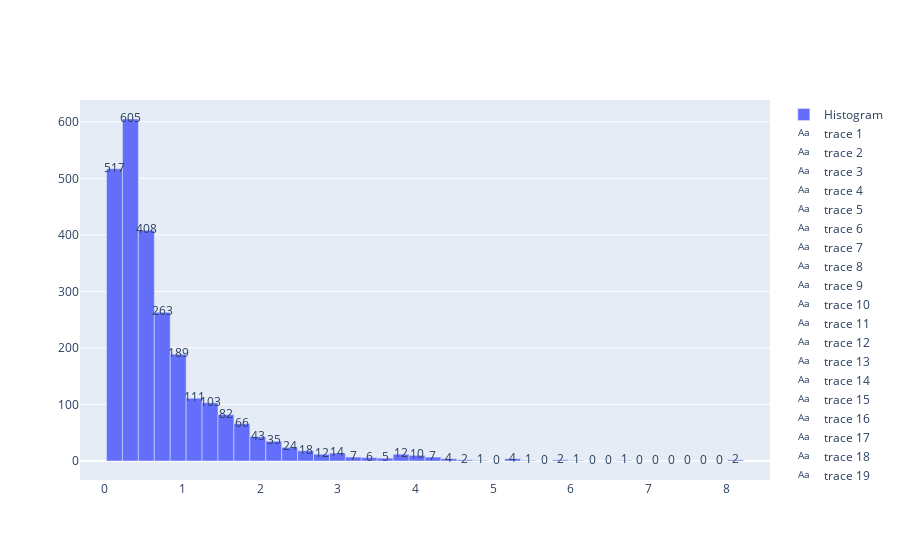

Write notebook code for a chart like this one.
### Code cell
# Plot the figure
counts, bins = np.histogram(df_interest['LogOddRatio'], bins=40)
bin_midpoints = bins[:-1] + np.diff(bins)/2

fig = go.Figure()

fig.add_trace(go.Bar(
    x=bin_midpoints,
    y=counts,
    width=np.diff(bins), # makes bars have correct widths
    name='Histogram'
))
# add text labels for counts
for i in range(len(counts)):
    fig.add_trace(go.Scatter(
        x=[bin_midpoints[i]],
        y=[counts[i]],
        text=[str(counts[i])],
        mode='text',
    ))

fig.show()

### Figure 1 — Plotly figure (JSON) as saved in the notebook; plotly's stock layout.template omitted (floating-point values rounded to 4 significant figures)
{"data": [{"name": "Histogram", "type": "bar", "width": [0.205, 0.205, 0.205, 0.205, 0.205, 0.205, 0.205, 0.205, 0.205, 0.205, 0.205, 0.205, 0.205, 0.205, 0.205, 0.205, 0.205, 0.205, 0.205, 0.205, 0.205, 0.205, 0.205, 0.205, 0.205, 0.205, 0.205, 0.205, 0.205, 0.205, 0.205, 0.205, 0.205, 0.205, 0.205, 0.205, 0.205, 0.205, 0.205, 0.205], "x": [0.1252, 0.3302, 0.5352, 0.7402, 0.9452, 1.15, 1.355, 1.56, 1.765, 1.97, 2.175, 2.38, 2.585, 2.79, 2.995, 3.2, 3.405, 3.61, 3.815, 4.02, 4.225, 4.43, 4.635, 4.84, 5.045, 5.25, 5.455, 5.66, 5.865, 6.07, 6.275, 6.48, 6.685, 6.89, 7.095, 7.3, 7.505, 7.71, 7.915, 8.12], "y": [517, 605, 408, 263, 189, 111, 103, 82, 66, 43, 35, 24, 18, 12, 14, 7, 6, 5, 12, 10, 7, 4, 2, 1, 0, 4, 1, 0, 2, 1, 0, 0, 1, 0, 0, 0, 0, 0, 0, 2]}, {"mode": "text", "text": ["517"], "type": "scatter", "x": [0.1252], "y": [517]}, {"mode": "text", "text": ["605"], "type": "scatter", "x": [0.3302], "y": [605]}, {"mode": "text", "text": ["408"], "type": "scatter", "x": [0.5352], "y": [408]}, {"mode": "text", "text": ["263"], "type": "scatter", "x": [0.7402], "y": [263]}, {"mode": "text", "text": ["189"], "type": "scatter", "x": [0.9452], "y": [189]}, {"mode": "text", "text": ["111"], "type": "scatter", "x": [1.15], "y": [111]}, {"mode": "text", "text": ["103"], "type": "scatter", "x": [1.355], "y": [103]}, {"mode": "text", "text": ["82"], "type": "scatter", "x": [1.56], "y": [82]}, {"mode": "text", "text": ["66"], "type": "scatter", "x": [1.765], "y": [66]}, {"mode": "text", "text": ["43"], "type": "scatter", "x": [1.97], "y": [43]}, {"mode": "text", "text": ["35"], "type": "scatter", "x": [2.175], "y": [35]}, {"mode": "text", "text": ["24"], "type": "scatter", "x": [2.38], "y": [24]}, {"mode": "text", "text": ["18"], "type": "scatter", "x": [2.585], "y": [18]}, {"mode": "text", "text": ["12"], "type": "scatter", "x": [2.79], "y": [12]}, {"mode": "text", "text": ["14"], "type": "scatter", "x": [2.995], "y": [14]}, {"mode": "text", "text": ["7"], "type": "scatter", "x": [3.2], "y": [7]}, {"mode": "text", "text": ["6"], "type": "scatter", "x": [3.405], "y": [6]}, {"mode": "text", "text": ["5"], "type": "scatter", "x": [3.61], "y": [5]}, {"mode": "text", "text": ["12"], "type": "scatter", "x": [3.815], "y": [12]}, {"mode": "text", "text": ["10"], "type": "scatter", "x": [4.02], "y": [10]}, {"mode": "text", "text": ["7"], "type": "scatter", "x": [4.225], "y": [7]}, {"mode": "text", "text": ["4"], "type": "scatter", "x": [4.43], "y": [4]}, {"mode": "text", "text": ["2"], "type": "scatter", "x": [4.635], "y": [2]}, {"mode": "text", "text": ["1"], "type": "scatter", "x": [4.84], "y": [1]}, {"mode": "text", "text": ["0"], "type": "scatter", "x": [5.045], "y": [0]}, {"mode": "text", "text": ["4"], "type": "scatter", "x": [5.25], "y": [4]}, {"mode": "text", "text": ["1"], "type": "scatter", "x": [5.455], "y": [1]}, {"mode": "text", "text": ["0"], "type": "scatter", "x": [5.66], "y": [0]}, {"mode": "text", "text": ["2"], "type": "scatter", "x": [5.865], "y": [2]}, {"mode": "text", "text": ["1"], "type": "scatter", "x": [6.07], "y": [1]}, {"mode": "text", "text": ["0"], "type": "scatter", "x": [6.275], "y": [0]}, {"mode": "text", "text": ["0"], "type": "scatter", "x": [6.48], "y": [0]}, {"mode": "text", "text": ["1"], "type": "scatter", "x": [6.685], "y": [1]}, {"mode": "text", "text": ["0"], "type": "scatter", "x": [6.89], "y": [0]}, {"mode": "text", "text": ["0"], "type": "scatter", "x": [7.095], "y": [0]}, {"mode": "text", "text": ["0"], "type": "scatter", "x": [7.3], "y": [0]}, {"mode": "text", "text": ["0"], "type": "scatter", "x": [7.505], "y": [0]}, {"mode": "text", "text": ["0"], "type": "scatter", "x": [7.71], "y": [0]}, {"mode": "text", "text": ["0"], "type": "scatter", "x": [7.915], "y": [0]}, {"mode": "text", "text": ["2"], "type": "scatter", "x": [8.12], "y": [2]}], "layout": {"autosize": true, "xaxis": {"autorange": true, "range": [-0.3189, 8.564], "type": "linear"}, "yaxis": {"autorange": true, "range": [-33.61, 638.6], "type": "linear"}}}
